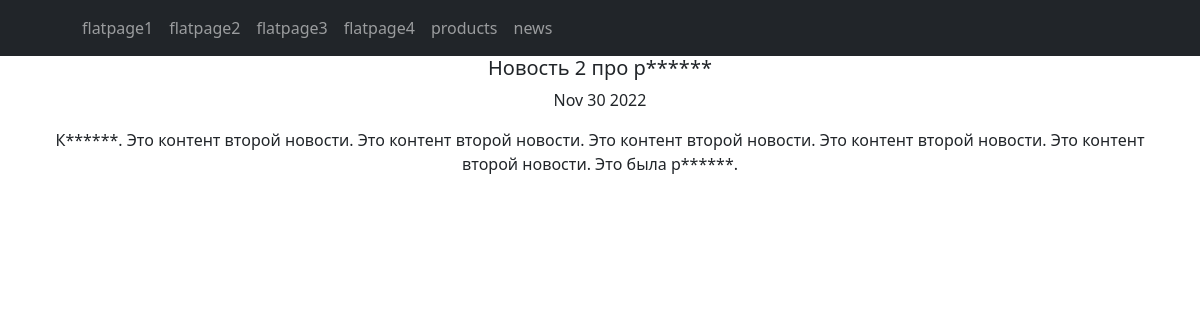
The page /news/2 on the database its author committed.
### simpleapp/models.py (models this page shows, shortened)
class News1(models.Model):
    title = models.CharField(max_length=100)
    content = models.TextField()
    data = models.DateTimeField(auto_now_add=True)

### simpleapp/views.py (the view)
# urls.py: path('news/<int:pk>', NewsDetail.as_view()),
class NewsDetail(DetailView):
    model = News1
    template_name = 'one_news.html'
    context_object_name = 'one_news'

### simpleapp/templatetags/custom_filters.py (called while the page is built)
@register.filter()
def censor(value):
    if type(value) is not str:
        raise ValueError
    obscene_words = ('редиск', 'баклажан', 'капуст')
    punctuations = ',.!?;:-'
    text = value.split()
    for i in range(len(text)):
        for check in obscene_words:
            if check in text[i].lower():
                if text[i][-1] in punctuations:
                    text[i] = f'{text[i][0]}{"*" * (len(text[i]) - 2)}{text[i][-1]}'
                else:
                    text[i] = f'{text[i][0]}{"*"*(len(text[i])-1)}'
    text = ' '.join(text)
    return f'{text} '

### templates/one_news.html (shortened to what this page needs)
{% extends 'flatpages/default.html' %}
{% load custom_filters %}
{% block content %}
<h5>{{ one_news.title | censor}}</h5>
<p>{{ one_news.data | date:'M d Y' }}</p>
<p>{{ one_news.content | censor}}</p>
{% endblock content %}

### rows shown on the page
News1: title|censor "Новость 2 про р******", data "Nov 30 2022", content|censor "К******. Это контент второй новости. Это контент второй новости. Это контент второй новости. Это контент второй новости. Это контент второй новости. Это была р******."
